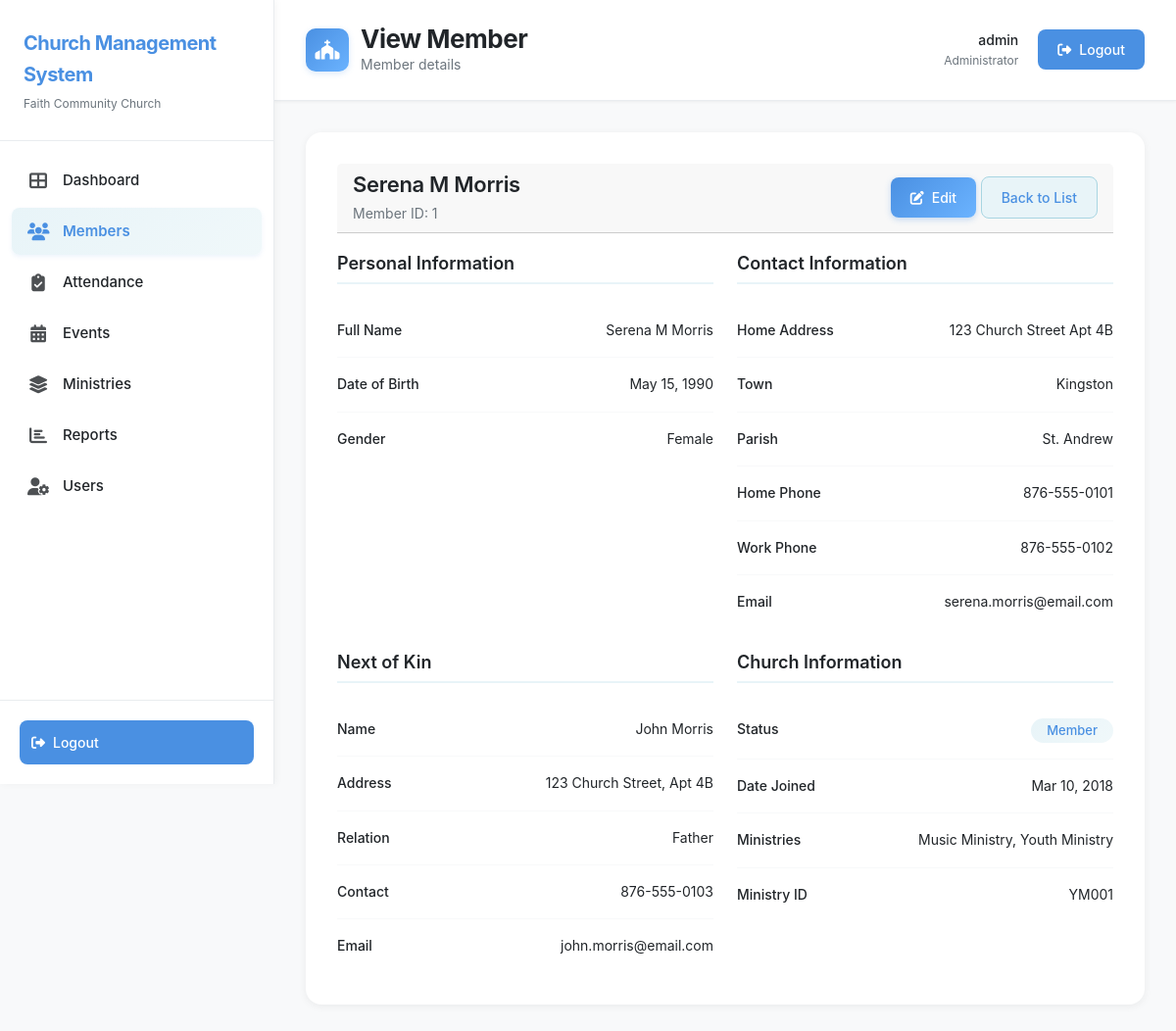
/members/view.php?id=1 (signed in), run on the app's committed database.
### tables this page shows
CREATE TABLE IF NOT EXISTS Members (
  mem_id INT AUTO_INCREMENT PRIMARY KEY,
  first_name VARCHAR(50) NOT NULL,
  middle_initials VARCHAR(10),
  last_name VARCHAR(50) NOT NULL,
  dob DATE,
  gender ENUM('Male','Female','Other'),
  home_address1 VARCHAR(100),
  home_address2 VARCHAR(100),
  town VARCHAR(50),
  parish VARCHAR(50),
  contact_home VARCHAR(20),
  contact_work VARCHAR(20),
  email VARCHAR(100) UNIQUE,
  next_of_kin_name VARCHAR(100),
  next_of_kin_address VARCHAR(150),
  next_of_kin_relation VARCHAR(50),
  next_of_kin_contact VARCHAR(20),
  next_of_kin_email VARCHAR(100),
  status ENUM('Member','Adherent','Visitor') DEFAULT 'Visitor',
  date_joined DATE,
  min_id VARCHAR(5),  
  passing_date DATE
);

### config/config.php (called while the page is built, shortened)
<?php
function isLoggedIn() {
    return isset($_SESSION['user_id']) && isset($_SESSION['username']);
}
function hasAnyRole($requiredRoles) {
    $userRole = $_SESSION['role_name'] ?? '';
    return in_array($userRole, $requiredRoles);
}
function formatDate($date) {
    return date('M d, Y', strtotime($date));
}
?>

### members/view.php (the view, shortened to what this page needs)
<?php
require_once __DIR__ . '/../config/config.php';
$conn = getDBConnection();
$member_id = intval($_GET['id']);
$stmt = $conn->prepare("SELECT m.*, GROUP_CONCAT(DISTINCT mi.name SEPARATOR ', ') as ministries FROM Members m LEFT JOIN Ministry_Members mm ON m.mem_id = mm.member_id LEFT JOIN Ministries mi ON mm.ministry_id = mi.id WHERE m.mem_id = ? GROUP BY m.mem_id");
$stmt->bind_param("i", $member_id);
$stmt->execute();
$result = $stmt->get_result();
$member = $result->fetch_assoc();
include __DIR__ . '/../includes/header.php';
?>
<div class="card">
    <div class="card-header">
        <div>
            <h3 class="card-title"><?php echo htmlspecialchars(($member['first_name'] ?? '') . ' ' . (($member['middle_initials'] ?? '') ? ($member['middle_initials'] . ' ') : '') . ($member['last_name'] ?? '')); ?></h3>
            <p class="card-subtitle">Member ID: <?php echo $member['mem_id']; ?></p>
        </div>
        <div>
            <?php if (hasAnyRole(['Administrator', 'Clerk', 'Pastor'])): ?>
            <a href="<?php echo BASE_URL; ?>members/edit.php?id=<?php echo $member['mem_id']; ?>" class="btn btn-primary">
                <i class="fas fa-edit"></i>
                Edit
            </a>
            <?php endif; ?>
            <a href="<?php echo BASE_URL; ?>members/index.php" class="btn btn-secondary">
                Back to List
            </a>
        </div>
    </div>
    <div class="row">
        <div class="col-md-6">
            <h5 class="info-section-title">Personal Information</h5>
            <div class="info-section">
                <div class="info-row">
                    <span class="info-label">Full Name</span>
                    <span class="info-value"><?php echo htmlspecialchars(($member['first_name'] ?? '') . ' ' . (($member['middle_initials'] ?? '') ? ($member['middle_initials'] . ' ') : '') . ($member['last_name'] ?? '')); ?></span>
                </div>
                <div class="info-row">
                    <span class="info-label">Date of Birth</span>
                    <span class="info-value"><?php echo formatDate($member['dob'] ?? null); ?></span>
                </div>
                <div class="info-row">
                    <span class="info-label">Gender</span>
                    <span class="info-value"><?php echo htmlspecialchars($member['gender'] ?? '-'); ?></span>
                </div>
            </div>
        </div>
        <div class="col-md-6">
            <h5 class="info-section-title">Contact Information</h5>
            <div class="info-section">
                <div class="info-row">
                    <span class="info-label">Home Address</span>
                    <span class="info-value"><?php echo htmlspecialchars(trim((($member['home_address1'] ?? '') . ' ' . ($member['home_address2'] ?? ''))) ?: '-'); ?></span>
                </div>
                <div class="info-row">
                    <span class="info-label">Town</span>
                    <span class="info-value"><?php echo htmlspecialchars($member['town'] ?? '-'); ?></span>
                </div>
                <div class="info-row">
                    <span class="info-label">Parish</span>
                    <span class="info-value"><?php echo htmlspecialchars($member['parish'] ?? '-'); ?></span>
                </div>
                <div class="info-row">
                    <span class="info-label">Home Phone</span>
                    <span class="info-value"><?php echo htmlspecialchars($member['contact_home'] ?? '-'); ?></span>
                </div>
                <div class="info-row">
                    <span class="info-label">Work Phone</span>
                    <span class="info-value"><?php echo htmlspecialchars($member['contact_work'] ?? '-'); ?></span>
                </div>
                <div class="info-row">
                    <span class="info-label">Email</span>
                    <span class="info-value"><?php echo htmlspecialchars($member['email'] ?? '-'); ?></span>
                </div>
            </div>
        </div>
    </div>
    <div class="row mt-4">
        <div class="col-md-6">
            <h5 class="info-section-title">Next of Kin</h5>
            <div class="info-section">
                <div class="info-row">
                    <span class="info-label">Name</span>
                    <span class="info-value"><?php echo htmlspecialchars($member['next_of_kin_name'] ?? '-'); ?></span>
                </div>
                <div class="info-row">
                    <span class="info-label">Address</span>
                    <span class="info-value"><?php echo htmlspecialchars($member['next_of_kin_address'] ?? '-'); ?></span>
                </div>
                <div class="info-row">
                    <span class="info-label">Relation</span>
                    <span class="info-value"><?php echo htmlspecialchars($member['next_of_kin_relation'] ?? '-'); ?></span>
                </div>
                <?php if (!empty($member['next_of_kin_contact'])): ?>
                <div class="info-row">
                    <span class="info-label">Contact</span>
                    <span class="info-value"><?php echo htmlspecialchars($member['next_of_kin_contact']); ?></span>
                </div>
                <?php endif; ?>
                <?php if (!empty($member['next_of_kin_email'])): ?>
                <div class="info-row">
                    <span class="info-label">Email</span>
                    <span class="info-value"><?php echo htmlspecialchars($member['next_of_kin_email']); ?></span>
                </div>
                <?php endif; ?>
            </div>
        </div>
        <div class="col-md-6">
            <h5 class="info-section-title">Church Information</h5>
            <div class="info-section">
                <div class="info-row">
                    <span class="info-label">Status</span>
                    <span class="info-value"><span class="badge badge-status"><?php echo ucfirst($member['status'] ?? 'Visitor'); ?></span></span>
                </div>
                <div class="info-row">
                    <span class="info-label">Date Joined</span>
                    <span class="info-value"><?php echo formatDate($member['date_joined'] ?? null); ?></span>
                </div>
                <div class="info-row">
                    <span class="info-label">Ministries</span>
                    <span class="info-value"><?php echo htmlspecialchars($member['ministries'] ?? '-'); ?></span>
                </div>
                <?php if (!empty($member['min_id'])): ?>
                <div class="info-row">
                    <span class="info-label">Ministry ID</span>
                    <span class="info-value"><?php echo htmlspecialchars($member['min_id']); ?></span>
                </div>
                <?php endif; ?>
            </div>
        </div>
    </div>
</div>
<?php include __DIR__ . '/../includes/footer.php'; ?>

### assets/css/style.css (style rules this page uses)
:root { --pastel-blue: #A8D5E2; --pastel-blue-dark: #7BB3C7; --pastel-blue-light: #E8F4F8; --pastel-blue-lighter: #F0F8FA; --blue-primary: #4A90E2; --blue-primary-light: #6BB3FF; --blue-primary-dark: #357ABD; --white: #FFFFFF; --gray-light: #F8F9FA; --gray-medium: #E9ECEF; --gray-dark: #6C757D; --text-dark: #212529; --text-light: #6C757D; --success: #4A90E2; --warning: #6BB3FF; --danger: #DC3545; --info: #4A90E2; }
* { margin: 0; padding: 0; box-sizing: border-box; }
html { overflow-x: hidden; max-width: 100vw; }
body { font-family: -apple-system, BlinkMacSystemFont, 'Segoe UI', Roboto, 'Helvetica Neue', Arial, sans-serif; background-color: var(--gray-light); color: var(--text-dark); line-height: 1.6; -webkit-font-smoothing: antialiased; -moz-osx-font-smoothing: grayscale; overflow-x: hidden; max-width: 100vw; }
.card { background: var(--white); border-radius: 16px; padding: 32px; margin-bottom: 24px; border: none; box-shadow: 0 2px 8px rgba(0, 0, 0, 0.06); transition: all 0.3s ease; }
.card-header { display: flex; justify-content: space-between; align-items: center; margin-bottom: 20px; }
.card-title { font-size: 22px; font-weight: 600; color: var(--text-dark); margin: 0; letter-spacing: -0.3px; }
.card-subtitle { font-size: 14px; color: var(--text-light); margin-top: 6px; font-weight: 400; }
.btn { padding: 10px 20px; border-radius: 8px; font-size: 14px; font-weight: 500; border: none; cursor: pointer; transition: all 0.2s; display: inline-flex; align-items: center; gap: 8px; }
.btn-primary { background: linear-gradient(135deg, var(--blue-primary) 0%, var(--blue-primary-light) 100%); color: var(--white); border: none; box-shadow: 0 2px 6px rgba(74, 144, 226, 0.3); font-weight: 500; }
.btn-secondary { background: var(--pastel-blue-light); color: var(--blue-primary); border: 1px solid var(--pastel-blue); }
.badge { display: inline-block; padding: 5px 12px; border-radius: 12px; font-size: 12px; font-weight: 500; }
.mt-4 { margin-top: 32px; }
.info-section-title { font-size: 18px; font-weight: 600; color: var(--text-dark); margin-bottom: 20px; padding-bottom: 8px; border-bottom: 2px solid var(--pastel-blue-light); }
.info-section { background: var(--white); border-radius: 12px; padding: 0; }
.info-row { display: flex; justify-content: space-between; align-items: flex-start; padding: 16px 0; border-bottom: 1px solid var(--gray-light); }
.info-row:last-child { border-bottom: none; }
.info-label { font-weight: 500; color: var(--text-medium); font-size: 14px; min-width: 140px; flex-shrink: 0; }
.info-value { color: var(--text-dark); font-size: 14px; text-align: right; flex: 1; word-wrap: break-word; overflow-wrap: break-word; }
.badge-status { display: inline-block; padding: 6px 16px; border-radius: 20px; font-size: 13px; font-weight: 500; background: linear-gradient(135deg, var(--pastel-blue-light) 0%, var(--pastel-blue-lighter) 100%); color: var(--blue-primary); border: none; }

### data on the page
members: first_name+middle_initials+last_name "Serena M Morris", mem_id "1", dob "May 15, 1990", gender "Female", home_address1+home_address2 "123 Church Street Apt 4B", town "Kingston", parish "St. Andrew", contact_home "876-555-0101", contact_work "876-555-0102", email "serena.morris@email.com", next_of_kin_name "John Morris", next_of_kin_address "123 Church Street, Apt 4B", next_of_kin_relation "Father", next_of_kin_contact "876-555-0103", next_of_kin_email "john.morris@email.com", status "Member", date_joined "Mar 10, 2018", min "YM001"

### other printed values
$pageTitle "View Member"
$pageSubtitle "Member details"
$_SESSION['username'] "admin"
$_SESSION['role_name'] "Administrator"
$member['ministries'] "Music Ministry, Youth Ministry"
